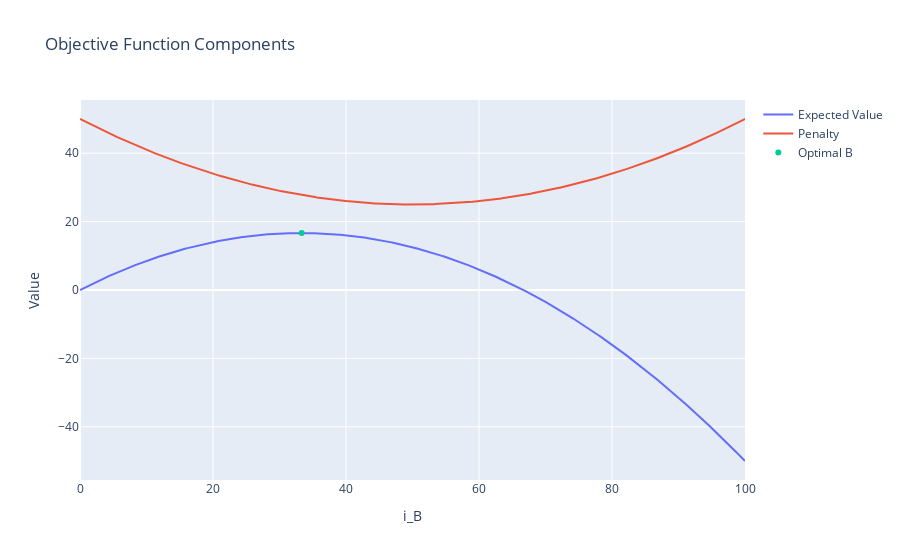

Notebook code cell kept with this figure:
### Markdown cell above
It is missing optimize $\lambda$ value.

### Code cell
ib_values = np.linspace(0,100, num=1000)

# Create plot in plotly
fig = go.Figure()
fig.add_trace(go.Scatter(x=ib_values, y=expected_value(ib_values), name='Expected Value'))
fig.add_trace(go.Scatter(x=ib_values, y=penalty(ib_values), name='Penalty'))
fig.add_trace(go.Scatter(x=[optimal_b], y=[expected_value(optimal_b)], mode='markers', name='Optimal B'))
fig.update_layout(title='Objective Function Components', xaxis_title='i_B', yaxis_title='Value')
fig.show()

#plt.plot(ib_values, objective(ib_values, lambda_weight=1), label='Lambda = 1')
#plt.plot(ib_values, objective(ib_values, lambda_weight=0.5), label='Lambda = 0.5')
#plt.plot(ib_values, objective(ib_values, lambda_weight=5), label='Lambda = 5')

### Figure 1 — Plotly figure (JSON) as saved in the notebook; plotly's stock layout.template omitted (floating-point values rounded to 4 significant figures; data arrays with more than 128 entries replaced by an {"elided": "..."} marker saying what was removed)
{"data": [{"name": "Expected Value", "type": "scatter", "x": {"elided": "1000 float values"}, "y": {"elided": "1000 float values"}}, {"name": "Penalty", "type": "scatter", "x": {"elided": "1000 float values"}, "y": {"elided": "1000 float values"}}, {"mode": "markers", "name": "Optimal B", "type": "scatter", "x": [33.33], "y": [16.67]}], "layout": {"title": {"text": "Objective Function Components"}, "xaxis": {"title": {"text": "i_B"}}, "yaxis": {"title": {"text": "Value"}}}}
